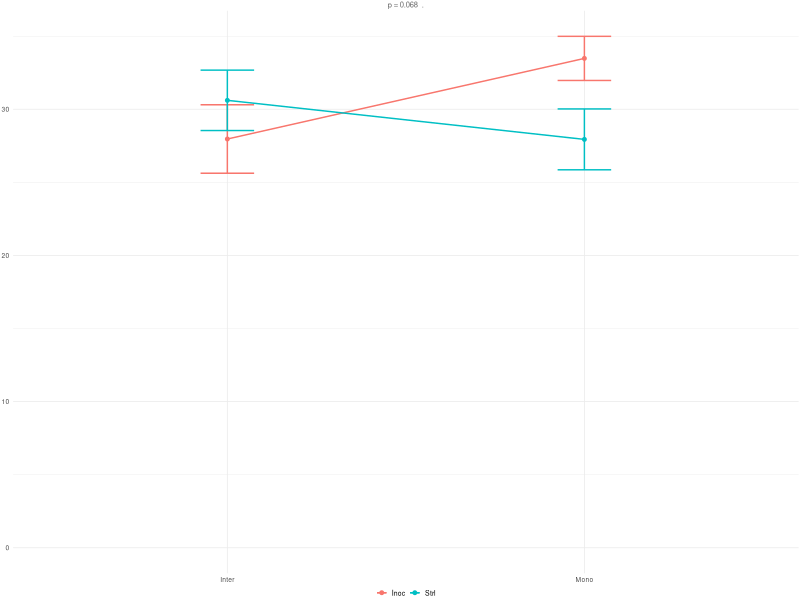

R code for this plot:
## ---- chunk 1
library(dplyr)
library(ggplot2)
## ---- chunk 2
data <- read.csv("../../Data/full_dataset.csv")

data <- data %>%
  mutate(
    Inoculation = factor(Inoculation),
    Polyculture = factor(Polyculture),
    Water       = factor(Water),   # alphabetical sort already gives
                                     # Control, Moderate, Severe - the
                                     # sensible low-to-high stress order.
    Group       = interaction(Inoculation, Polyculture, sep = "_")
  )

# This is "Total pot productivity" (Pot_NPP_g, the per-pot version) x the
# Inoculation:Polyculture interaction - p_adj = 0.0685, "Kinda (<.1)".
# Flipped orientation: x = Polyculture, color = Inoculation.

# 1. group means + standard error
summary_df <- data %>%
  group_by(Polyculture, Inoculation) %>%
  summarise(
    mean_y = mean(Pot_NPP_g, na.rm = TRUE),
    se_y   = sd(Pot_NPP_g, na.rm = TRUE) / sqrt(sum(!is.na(Pot_NPP_g))),
    .groups = "drop"
  )

# 2. the plot itself
p <- ggplot(summary_df, aes(x = Polyculture, y = mean_y,
                             color = Inoculation, group = Inoculation)) +
  theme_minimal(base_size = 6) +
  geom_line(linewidth = 0.5) +
  geom_point(size = 1) +
  geom_errorbar(aes(ymin = mean_y - se_y, ymax = mean_y + se_y), width = 0.15) +
  theme(legend.position = "bottom",
        legend.title    = element_blank(),
        legend.text     = element_text(size = 5),
        legend.key.size = unit(3, "mm"),
        legend.margin   = margin(t = -4)) +
  expand_limits(y = 0) +
  labs(subtitle = "p = 0.068  .") +
  theme(
    axis.title    = element_blank(),
    plot.margin   = margin(1, 1, 1, 1),
    plot.subtitle = element_text(size = 5.5, face = "plain", colour = "grey40",
                                  hjust = 0.5, margin = margin(b = 1))
  )

p
